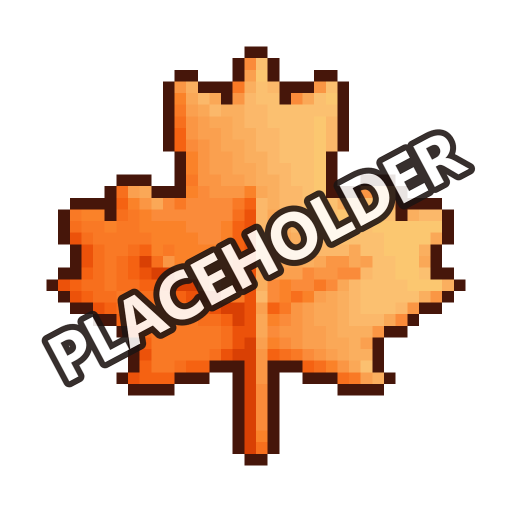
#> input picture discord_icon.png, 1024 x 1024 px (shown at 1/2 size); its folder holds only this picture in this run
$ python vitals.py discord_icon.png
#> lines starting #> are read from the running program, lines starting #| are printed output that depends on the picture
### layout.py
"""Where a HUD region sits in a frame of any size.

Crop boxes in config.json are in 1920x1080 game pixels (`source_resolution`). The game draws
its UI at a fixed pixel size at every resolution (measured 2026-10-23, 1920x1080 vs 800x600
window, exact pixel match), so a different window size *moves* the UI instead of scaling it:

- "bottom-center": status bar (EXP, level, job). Shift by ((W-1920)/2, H-1080).
- "minimap": the minimap window sits at a position proportional to the window size, and the
  player can drag it, so it is *found* (minimap.py: WORLD button, then the "MINI MAP" header
  `templates/minimap_header.png`, cut at MINIMAP_REF from a 1920x1080 frame) and the box is
  shifted by where the header is.
- "top-left": no shift.
- None / "scale": scale the box (for a capture that resizes the picture).

At the reference size the boxes are used as they are, except "minimap", which is still looked up
(a moved minimap at 1920x1080 is handled too).
"""
import json
from datetime import date
from pathlib import Path

import numpy as np
from PIL import Image

from paths import APP, DATA, load_config
MINIMAP_TEMPLATE = DATA / "templates" / "minimap_header.png"
MINIMAP_REF = (16, 7, 66, 23)       # where the template was cut, in 1920x1080 frame pixels
MATCH_MAX = 6.0                     # mean abs gray difference that still counts as found

# default anchor per config region name; a region's own "anchor" key in config.json wins
DEFAULT_ANCHORS = {"exp": "bottom-center", "level": "bottom-center", "job": "bottom-center",
                   "map": "minimap"}


def anchor_for(name, rc):
    return (rc or {}).get("anchor", DEFAULT_ANCHORS.get(name))


_tpl = None


# [17 lines left out: functions _template, best_match, not called in this run]


LAYOUTS = APP / "layouts.json"
_layouts = None


def layouts():
    """Per-size table {"WxH": {"boxes": {region: box}, ...}} recorded by `python layout.py record`."""
    global _layouts
    if _layouts is None:
        try:
            _layouts = json.loads(LAYOUTS.read_text(encoding="utf-8")).get("sizes", {})
        except (OSError, ValueError):
            _layouts = {}
    return _layouts


def place(img, box, ref=None, anchor=None, name=None):
    """Box [x1, y1, x2, y2] given in `ref`-size pixels -> box in this frame's pixels.
    A box recorded for this exact frame size in layouts.json wins over the computed one."""
    W, H = img.size
    rec = layouts().get(f"{W}x{H}", {}).get("boxes", {}).get(name) if name else None
    if rec:
        return list(rec)
    if anchor == "minimap":
        import minimap
        off = minimap.full_offset(img)
        if off is None:                      # no minimap on screen: fall back to top-left
            off = (0, 0)
        return [box[0] + off[0], box[1] + off[1], box[2] + off[0], box[3] + off[1]]
    if not ref or tuple(ref) == (W, H) or anchor == "top-left":
        return list(box)
    RW, RH = ref
    if anchor == "bottom-center":
        dx, dy = (W - RW) // 2, H - RH
        return [box[0] + dx, box[1] + dy, box[2] + dx, box[3] + dy]
    sx, sy = W / RW, H / RH                  # "scale" / None
    return [round(box[0] * sx), round(box[1] * sy), round(box[2] * sx), round(box[3] * sy)]


def crop(img, box, expected_res=None, anchor=None, name=None):
    """Crop [x1, y1, x2, y2] (in config pixels), moved for this frame's size by `place`."""
    return img.crop(tuple(place(img, box, expected_res, anchor, name)))


# [53 lines left out: functions make_minimap_template, record, not called in this run]


# [17 lines that do not run on import are left out]

### glyphs.py
"""Exact-match reader for Maple's white pixel font (EXP bar digits).

Tesseract misreads this 5x7 font (e.g. '12' -> '42'), but every glyph is pure white
with a blank column between characters, so we segment by columns and look each glyph
up by its exact pixel pattern. Green columns are the EXP bar's '[' and ']'.

Unknown glyphs are read as '?' and saved under glyphs/unknown/. The first-run setup teaches
the digits on screen (calibrate.learn_typed); the tracker solves the rest from EXP needed.
The level badge uses the same approach with its own templates (glyphs_level.json); the tracker
teaches itself new level digits whenever it detects a level-up.
"""
import hashlib
import json
from pathlib import Path

from paths import DATA as ROOT
TEMPLATES = ROOT / "glyphs.json"
UNKNOWN = ROOT / "glyphs" / "unknown"
BAND = 9          # rows kept from the top of the text: 7 for digits + room for ',' descender


def _is_white(p, wm):
    return min(p) >= wm


def _is_green(p):
    r, g, b = p
    return g > r + 30 and g > b + 60


def segment(img, white_min=230):
    """Return [(kind, key)] left to right; kind is 'glyph' or 'green'."""
    rgb = img.convert("RGB")
    w, h = rgb.size
    px = rgb.load()
    # ignore near-full-width white rows (the bar's border line)
    rows = [y for y in range(h)
            if sum(_is_white(px[x, y], white_min) for x in range(w)) < 0.6 * w]
    white_rows = [y for y in rows if any(_is_white(px[x, y], white_min) for x in range(w))]
    if not white_rows:
        return []
    top = white_rows[0]
    band = [y for y in rows if top <= y < top + BAND]

    out, cur = [], []
    for x in range(w + 1):
        col_white = x < w and any(_is_white(px[x, y], white_min) for y in band)
        col_green = x < w and any(_is_green(px[x, y]) for y in band)
        if col_white:
            cur.append(x)
            continue
        if cur:
            key = "/".join("".join("#" if _is_white(px[c, y], white_min) else "."
                                   for c in cur) for y in band)
            out.append(("glyph", key))
            cur = []
        if col_green and not (out and out[-1][0] == "green" and out[-1][1] == x - 1):
            out.append(("green", x))
        elif col_green:
            out[-1] = ("green", x)       # extend the current green run
    return out


def _path(templates):
    return ROOT / templates if templates else TEMPLATES


# [5 lines left out: function load, not called in this run]


def save(t, templates=None):
    _path(templates).write_text(json.dumps(t, indent=1, sort_keys=True), encoding="utf-8")


# [39 lines left out: functions _save_unknown, read, learn, not called in this run]

### paths.py
"""Where things live.

APP  = files that ship with the program (read-only): maps_classic.json, exp_table_classic.json,
       layouts.json, config.example.json, art/, bundled tesseract/.
DATA = the player's files (written): config.json, helper_settings.json, history/, sessions/,
       screenshots/, templates/ and glyphs (cut from the player's own screen), logs, digest.

Run from source, both are this folder, so a dev checkout works as it always did.
In the packaged .exe, APP is the unpacked bundle and DATA is %LOCALAPPDATA%\\MapleClassicCompanion.
MAPLE_COMPANION_DATA overrides DATA (tests, portable installs).
"""
import json
import os
import sys
from pathlib import Path

FROZEN = bool(getattr(sys, "frozen", False))
APP = Path(getattr(sys, "_MEIPASS", Path(__file__).resolve().parent))


def _data_dir():
    env = os.environ.get("MAPLE_COMPANION_DATA")
    if env:
        return Path(env)
    if FROZEN:
        return Path(os.environ.get("LOCALAPPDATA") or Path.home()) / "MapleClassicCompanion"
    return Path(__file__).resolve().parent


DATA = _data_dir()
DATA.mkdir(parents=True, exist_ok=True)

CONFIG = DATA / "config.json"
BUNDLED_TESSERACT = APP / "tesseract" / "tesseract.exe"


# [27 lines left out: functions default_config, load_config, self_command, not called in this run]

### vitals.py
"""vitals.py - exact HP / MP from the status bar, and how they regenerate.

Reading (screen side). The status bar shows `HP[408/408]` and `MP[606/606]` in a crisp white
pixel font with green brackets, like the EXP bar but narrower digits (own templates:
glyphs_hud.json, learned locally). Only the glyphs between the brackets are read. Unknown digits
are taught from the Character Stat window, which shows the same current/max values in the same
frame (screen.py calls try_learn). Measured 2026-10-23 at 1920x1080: HP text x 790..880, MP text
x 882..998, y 1046..1060; the status bar moves with the window size ("bottom-center").

Regen model (core side, no pixels). Classic regenerates in ticks (Improved MP Recovery: "1% of
Max MP every 10 seconds", skills_classic.json), on a per-character 10 s clock that only a map
change moves. `Meter` catches one tick with a burst of looks, predicts the rest and checks now and
then, less often while the checks land on time (see Meter). mpuse.py explains every other change
(casts, potions, hits, ...).

  python vitals.py FRAME [FRAME...]      read HP/MP of saved frames (dev check)
"""
import math
import statistics
import sys
from collections import deque

import glyphs
from layout import place

TEMPLATES = "glyphs_hud.json"
BOXES = {"hp": (790, 1046, 880, 1060), "mp": (882, 1046, 998, 1060)}
REF = (1920, 1080)
# the bars' fill (interior rows with the strongest colour; hpbar.py measured the red one):
# a rough value that settles unknown digits when only one digit fits ("3?6/606" at 52% -> 316)
BARS = {"hp": (780, 1066, 884, 1070), "mp": (888, 1066, 992, 1070)}
STRIP = (780, 1046, 998, 1071)          # text + bars, for a frame provider that grabs just this part
FILL_TOL = 0.025                        # bar fill vs value: about 2.5 px of the 105 px bar


# ------------------------------------------------------------------ reading
# [5 lines left out: function strip_box, not called in this run]


def _keys(crop):
    """Glyph keys between the first two green brackets ('[' ... ']')."""
    seg = glyphs.segment(crop)
    greens = [i for i, (k, _) in enumerate(seg) if k == "green"]
    if len(greens) < 2:
        return None
    return [v for k, v in seg[greens[0] + 1: greens[1]] if k == "glyph"]


def _crop(img, name, ref=REF, origin=None):
    """Crop `name`'s text from a full frame, or from a strip grabbed at `origin` (x, y)."""
    return _crop_box(img, BOXES[name], name + "_text", ref, origin)


def _crop_box(img, box, name, ref=REF, origin=None):
    if origin is None:
        return img.crop(tuple(place(img, list(box), ref, "bottom-center", name)))
    sx, sy = STRIP[0], STRIP[1]
    x0, y0, x1, y1 = box
    return img.crop((x0 - sx, y0 - sy, x1 - sx, y1 - sy))


# [77 lines left out: functions fill, _solve, _trim, _is_slash, _guess, not called in this run]


def read_text(img, name, ref=REF, origin=None):
    """'408/408', with '?' for unknown glyphs; None if the bracketed text isn't there.
    Unknown glyphs that match an EXP digit (or the '/' shape) are learned when the whole
    value then reads as a valid cur/max."""
    keys = _keys(_crop(img, name, ref, origin))
    if keys is None:
        return None
    t = glyphs.load(TEMPLATES)
    text = "".join(t.get(k, "?") for k in keys)
    if "?" in text:
        g = _guess([k for k in keys if k not in t])
        filled = "".join(t.get(k) or g.get(k, "?") for k in keys)
        if parse(filled):
            t.update(g)
            glyphs.save(t, TEMPLATES)
            text = filled
    return text


def parse(text):
    """'408/408' -> [408, 408] (current <= max), else None."""
    if not text or "?" in text or text.count("/") != 1:
        return None
    a, b = text.split("/")
    if not (a.isdigit() and b.isdigit()) or int(a) > int(b) or int(b) == 0:
        return None
    return [int(a), int(b)]


def read(img, ref=REF, origin=None, learn=True):
    """{'hp': [cur, max] | None, 'mp': ..., 'raw': {'hp': text, 'mp': text}, 'learned': {...}}.
    Unknown digits: the bar's fill picks the value; a glyph is learned only when every value
    that fits the bar gives it the same digit, and the reading is used only when one value fits."""
    raw = {n: read_text(img, n, ref, origin) for n in BOXES}
    out = {"raw": raw, "learned": {}}
    for n in BOXES:
        text = raw[n]
        if text and "?" in text:
            frac = fill(img, n, ref, origin)
            cands = _solve(text, frac)
            # learn only from a clear case: one value fits, and the bar isn't at an end (it lags
            # behind the text when it refills at a level-up, and a sliver can measure as empty)
            if len(cands) == 1 and learn and 0.03 < frac < 0.97:
                keys = _keys(_crop(img, n, ref, origin))
                agreed = {keys[i]: cands[0][i] for i, ch in enumerate(text) if ch == "?"}
                if agreed:
                    t = glyphs.load(TEMPLATES)
                    new = {k: c for k, c in agreed.items() if k not in t}
                    if new:
                        t.update(new)
                        glyphs.save(t, TEMPLATES)
                        out["learned"].update({c: k for k, c in new.items()})
            if len(cands) == 1:
                text = cands[0]
        out[n] = parse(text)
    return out


# [15 lines left out: function try_learn, not called in this run]


# ------------------------------------------------------------------ regen model
REGEN_DEFAULTS = {"min_ticks": 1, "max_ticks": 6, "step": 2, "burst_fps": 10, "pad_s": 0.6}
_regen_cache = {"key": None, "val": dict(REGEN_DEFAULTS)}


# [30 lines left out: function regen_settings, not called in this run]


class Meter:
    """One meter's regen clock: tick size, rhythm and exact timing, from (t, cur, max) looks.

    Measured 2026-10-24 (NOTES 20:55-21:12, dev/vitals_log.py at 8-10 looks/s): MP ticks every
    10.0 s (+-0.15 s) like a clock while you stay on one map, whatever you do (casts, hits,
    potions, walking). Only a map change (portal) moves it. There is no server-wide beat: each
    character has its own. So: catch one tick precisely (a burst of looks), predict the rest
    (anchor + k x period), and check now and then whether the clock still holds. The checks
    spread out while they land on time ("stickiness", like mapwatch.py): every tick at first,
    +1 tick per `step` on-time checks, up to every `max_ticks` ticks. `reset_clock()` (the screen
    went dark: portal or channel change) starts over with a burst. HP is assumed to work the same
    (user, 2026-10-24: verify with a warrior's Improved HP Recovery).

    The rhythm: the recovery skill's text when it states one (`prior`, "every 10 seconds"; user
    rule 2026-10-23: the skill says the rhythm, the screen only the timing), else the measured
    gap, else 10 s (Classic's regen beat). The tick size follows the max and what you do (+12
    standing, +9/+10 moving), so the last few sizes are kept and a rise near them is a tick.

    feed(t, cur, max, tick=None): tick = the size of the regen tick in (previous look, t] as found
    by a caller that explains every change (mpuse.Usage; 0 = none, e.g. a cast hid it);
    None = decide here (a rise of a tick's size is a tick).
    """

    MAX_TICK_FRAC = 0.15    # without known sizes, a rise up to 15% of max (or 30) may be a tick
    TICK_SLACK = 3          # a rise within this of a recent tick size is a tick
    ON_TIME_S = 0.35        # a tick this close to the clock (+ half the look's width) is on time
    PRECISE_S = 0.3         # a look window this narrow places the clock well enough
    MISSES_LOST = 2         # this many missed checks in a row: the clock is lost, find it again
    DEFAULT_PERIOD = 10.0
    MIN_PERIOD, MAX_PERIOD = 2.0, 60.0
    CLUSTER_S = 1.5
    MIN_CLUSTER = 3

    # [22 lines left out: function __init__, not called in this run]

    # -- clock ---------------------------------------------------------------------
    @property
    def per(self):
        return self.prior or self.period or self.DEFAULT_PERIOD

    # [22 lines left out: functions _lattice, expected, is_tick_size, not called in this run]

    def check_every(self):
        s = self.settings()
        return int(min(s["max_ticks"], s["min_ticks"] + self.ok // s["step"]))

    def _schedule(self, after):
        self.next_check = self._lattice(after + 0.5) + (self.check_every() - 1) * self.per

    # [159 lines left out: functions reset_clock, _tick, _no_tick, wants_fast, burst_in, feed and 3 more, not called in this run]


if __name__ == "__main__":
    from PIL import Image
    for p in sys.argv[1:]:
        r = read(Image.open(p).convert("RGB"))
#> in place, `W, H = img.size`: W = 1024
#> (reads layouts.json from the repository)
#> in place, `dx, dy = (W - RW) // 2, H - RH`: dx = -448; dy = -56
#> in segment, `rows = [y for y in range(h) if sum(_is_white(px[x, y], white_min) for ..`: rows = [0, 1, 2, 3, 4, 5, 6, 7, 8, 9, 10, 11, 12, 13]
#> in segment, `white_rows = [y for y in rows if any(_is_white(px[x, y], white_min) fo..`: white_rows = []
#> in read_text, `keys = _keys(_crop(img, name, ref, origin))`:
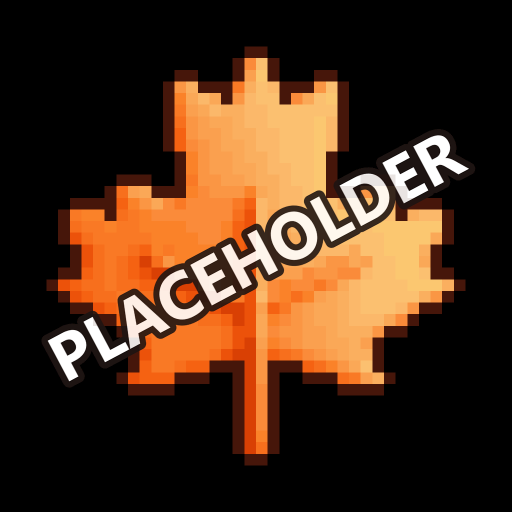
#> img: PIL image 1024x1024 RGB (shown at 1/2 size); mean R, G, B 74.9, 47.4, 27
#> in read, `raw = {n: read_text(img, n, ref, origin) for n in BOXES}`: raw = 2 items
#> after the loop in read, `for n in BOXES:`: out = 4 items
#> r = 4 items
        print(p, r["raw"], r["hp"], r["mp"])
#| discord_icon.png {'hp': None, 'mp': None} None None
